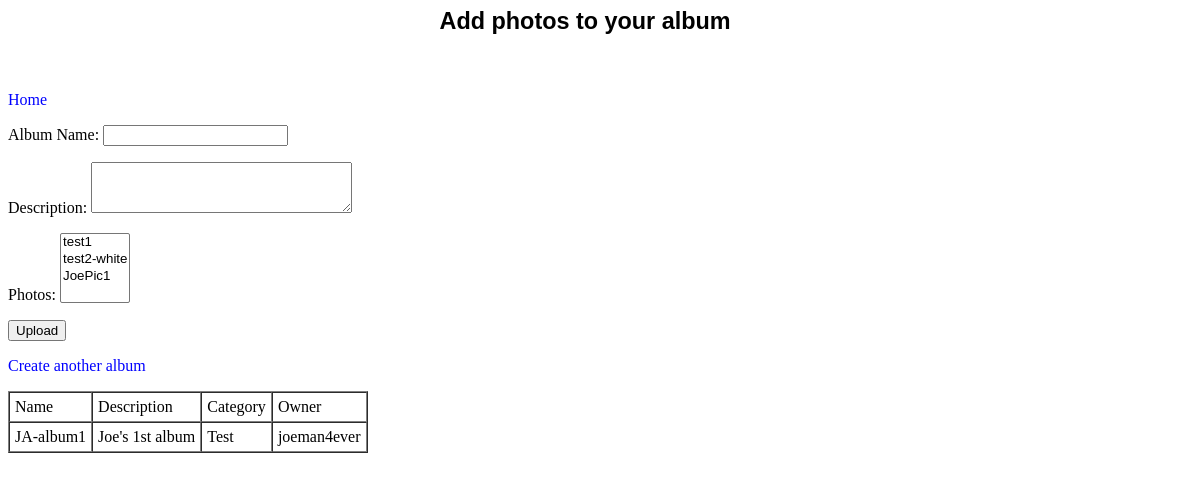
The app's page /picsite/photo_upload/ (signed in), older data.
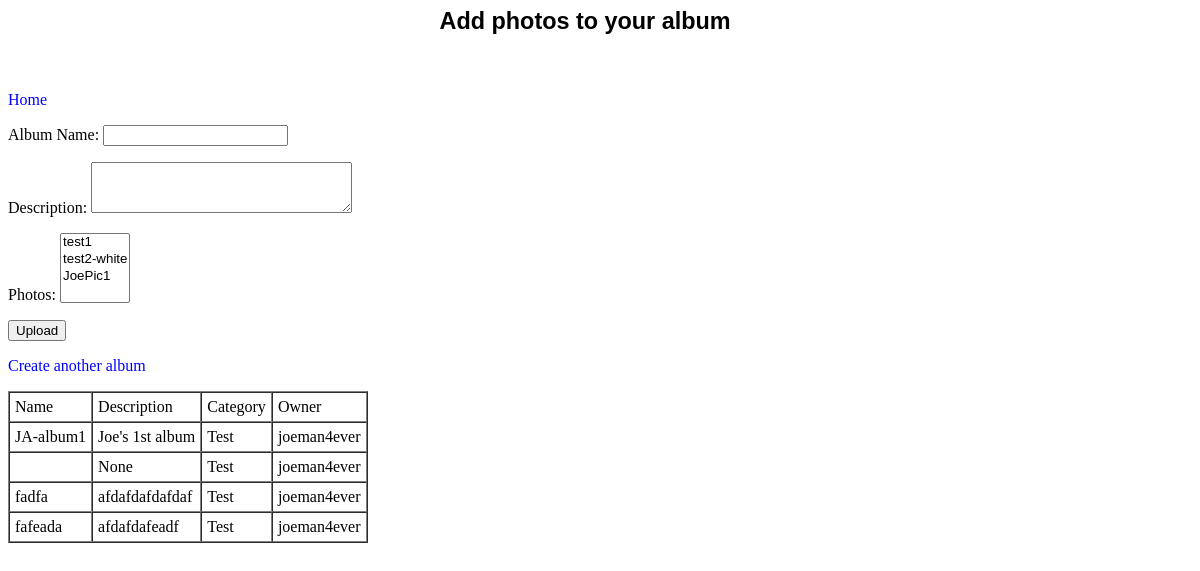
The same page, newer data.
### picsite/models.py (models this page shows, shortened)
class Album(models.Model):
	name = models.CharField(max_length=50)
	dateCreated = models.DateTimeField('created', default=timezone.now, null=True)
	description = models.CharField(max_length=300, null=True)
	category = models.CharField(max_length=50, default="Test")
	photos = models.ManyToManyField(Photo)
	owner = models.ForeignKey(User)

### picsite/views.py (the view)
def upload(request):
	title = "Add photos to your album"
	if request.method=="POST":
		album = Album(owner=request.user)
		form = AlbumForm2(request.POST, request.FILES, instance=album)
		if form.is_valid():
			for photo in request.POST.getlist('photos'):
				p1 = Album(owner=request.user)
				p1.save()
			form.save()
			return HttpResponseRedirect(reverse('picsite:upload'))
	else:
		form = AlbumForm2()
	albums = Album.objects.filter(owner=request.user.id)
	context = {
		'title': title,
		'form': form,
		'albums': albums
	}
	return render(request, 'picsite/photo_upload.html', context)

### picsite/forms.py
class AlbumForm2(ModelForm):
	class Meta:
		model = Album
		fields = ['name', 'description', 'photos']
		widgets = {
			'description' : Textarea(attrs={'cols': 30, 'rows': 3}),
		}
		labels = {
			'name': _('Album Name'),
		}
		help_tets = {
			'name': _('Give your album a name.'),
		}
		error_messages = {
			'name': {
				'max_length': _('Your album name is wayyy too long!'),
			},
		}

### picsite/models.py (called while the page is built)
	def __str__(self):
		return self.name

### picsite/templates/picsite/photo_upload.html (shortened to what this page needs)
{% load staticfiles %}
<link rel="stylesheet" type="text/css" href="{% static 'picsite/style.css' %}" />
<div class="header">
	<h3>{{ title }}</h3>
</div>
<a href="{% url 'picsite:home' %}"> Home </a>
	<form action="{% url 'picsite:upload' %}" method="POST" enctype="multipart/form-data">
		{% csrf_token %} {{ form.as_p }}
		<input type="submit" value="Upload" />
	</form>
<a href="{% url 'picsite:albums' %}"> Create another album </a>
<table border="1", cellspacing="0", cellpadding="5">
	<tr>
		<td>Name</td>
		<td>Description</td>
		<td>Category</td>
		<td>Owner</td>
	</tr>
{% for album in albums %}
	<tr>
		<td>{{ album.name }}</td>
		<td>{{ album.description }}</td>
		<td>{{ album.category }}</td>
		<td>{{ album.owner }}</td>
	</tr>
{% endfor %}
</table>

Row changes from the older to the newer data that the page shows:
added Album: description "None", category "Test", owner "joeman4ever"
added Album: name "fadfa", description "afdafdafdafdaf", category "Test", owner "joeman4ever"
added Album: name "fafeada", description "afdafdafeadf", category "Test", owner "joeman4ever"
